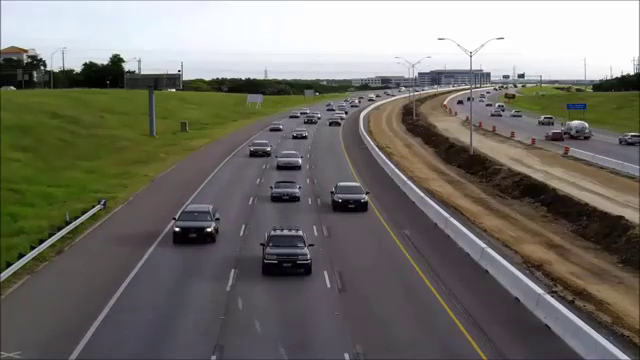
#> input picture frame 190 of Highway_Surveillance.mp4, 640 x 360 px
$ jupyter execute VehicleDect.ipynb
#> lines starting #> are read from the running program, lines starting #| are printed output that depends on the picture; after the words box and inside, x2 and y2 are one past the last pixel; in counts of white or black regions, pixels touching at a corner belong together
[cell 1]
#Importing computer vision library
import cv2

#taking the input video
cap = cv2.VideoCapture('Highway_Surveillance.mp4')

#using cars.xml as cascadeclassifier
car_cascade = cv2.CascadeClassifier('cars.xml')

#reading every frame
while True:
    ret, frames = cap.read()
#> frames is the input picture: shape (360, 640, 3); mean B, G, R 106.1, 113.4, 115.7

    try:
        gray = cv2.cvtColor(frames, cv2.COLOR_BGR2GRAY)
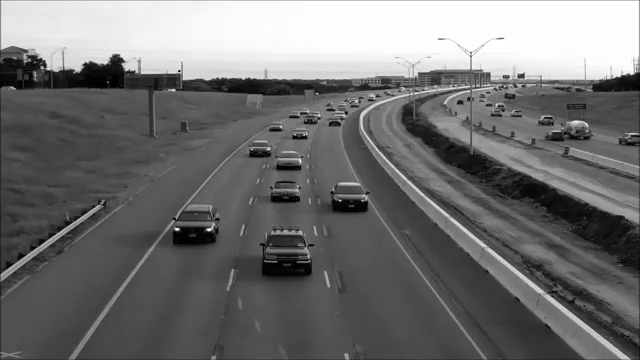
#> gray: shape (360, 640); min 0, max 255, mean 113.3
    except:
        break

#detecting cars in each frame
    cars = car_cascade.detectMultiScale(gray, 1.1, 1)
#> cars = 17 rows, first 6: [320, 98, 21, 21], [485, 100, 23, 23], [506, 103, 22, 22], [324, 111, 21, 21], [286, 121, 26, 26], [282, 102, 23, 23]

#drawing a rectangle
    for (x,y,w,h) in cars:
        cv2.rectangle(frames,(x,y),(x+w,y+h),(0,0,255),2)
#> this loop made 17 passes
#> (x, y, w, h) on passes 1 to 12: (320, 98, 21, 21), (485, 100, 23, 23), (506, 103, 22, 22), (324, 111, 21, 21), (286, 121, 26, 26), (282, 102, 23, 23), (532, 106, 27, 27), (262, 114, 26, 26), (240, 132, 36, 36), (558, 109, 43, 43), (265, 139, 45, 45), (262, 171, 46, 46)
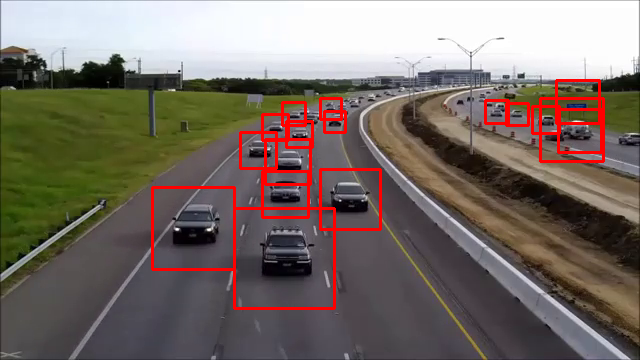
#> frames: shape (360, 640, 3); 3.36% of pixels changed, all inside (x1, y1, x2, y2) = (151, 79, 605, 310)

#playing it as an output video
    cv2.imshow('Vehicle_Dedection', frames)


    if cv2.waitKey(33) == 27:
#> (key Esc is pressed here)
        break

cv2.destroyAllWindows()

$ run again, starting later in the video
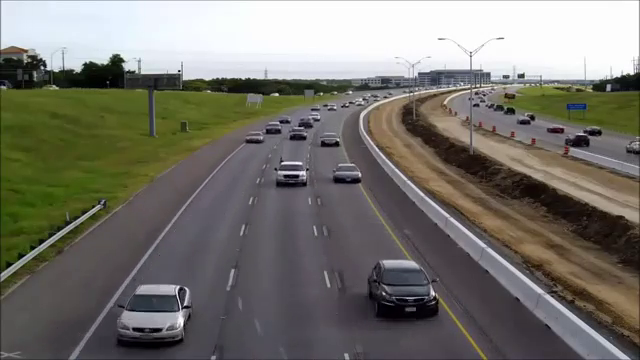
#> input picture frame 858 of Highway_Surveillance.mp4, 640 x 360 px
#> frames is the input picture: shape (360, 640, 3); mean B, G, R 109.1, 116.5, 118.5
#> `gray = cv2.cvtColor(frames, cv2.COLOR_BGR2GRAY)`:
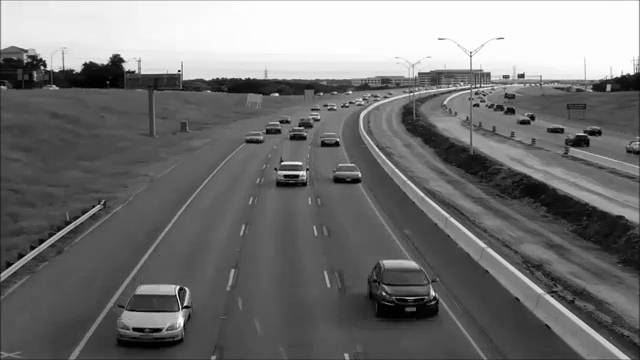
#> gray: shape (360, 640); min 0, max 255, mean 116.2
#> cars = 13 rows, first 6: [514, 109, 21, 21], [262, 118, 23, 23], [585, 119, 22, 22], [568, 93, 24, 24], [439, 100, 23, 23], [537, 110, 33, 33]
#> the loop `for (x,y,w,h) in cars:` made 13 passes
#> after the loop `for (x,y,w,h) in cars:`:
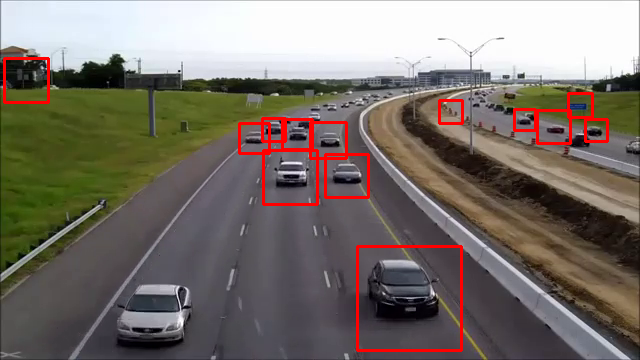
#> frames: shape (360, 640, 3); 2.41% of pixels changed, all inside (x1, y1, x2, y2) = (3, 57, 609, 352)

$ run again, starting later in the video
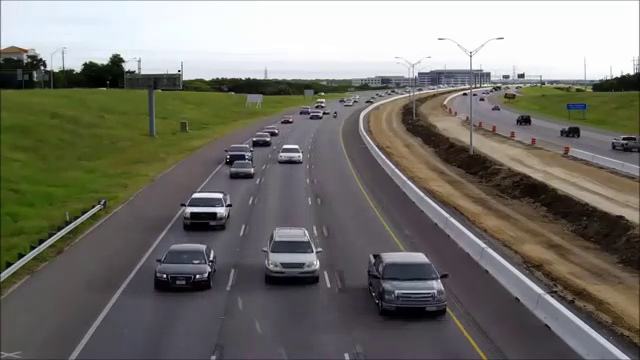
#> input picture frame 1525 of Highway_Surveillance.mp4, 640 x 360 px
#> frames is the input picture: shape (360, 640, 3); mean B, G, R 109.1, 116.5, 118.1
#> `gray = cv2.cvtColor(frames, cv2.COLOR_BGR2GRAY)`:
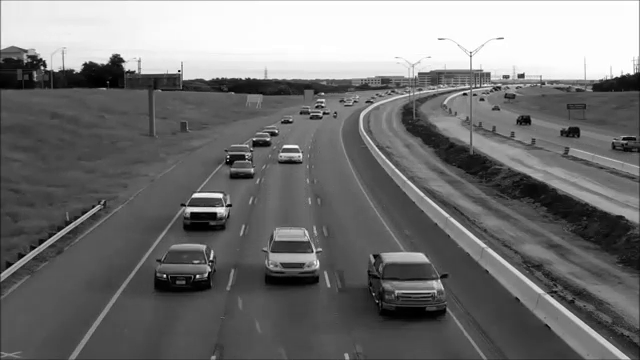
#> gray: shape (360, 640); min 0, max 255, mean 116.1
#> cars = 14 rows, first 6: [437, 80, 21, 21], [303, 104, 23, 23], [274, 108, 23, 23], [570, 94, 23, 23], [248, 127, 27, 27], [220, 152, 39, 39]
#> the loop `for (x,y,w,h) in cars:` made 14 passes
#> after the loop `for (x,y,w,h) in cars:`:
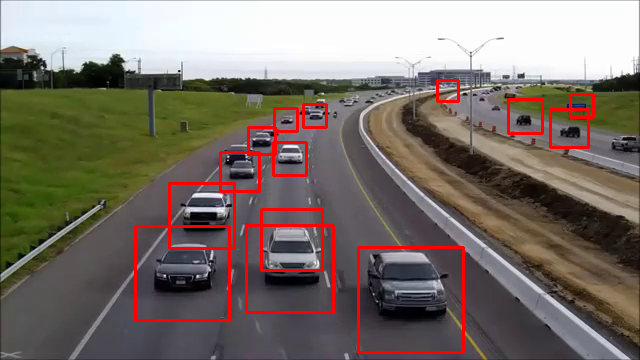
#> frames: shape (360, 640, 3); 3.42% of pixels changed, all inside (x1, y1, x2, y2) = (134, 79, 595, 354)
